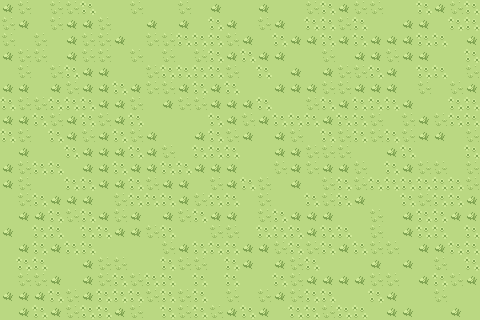

A level layout from a 2D game, rendered from its tile map. Below: a short description, then the map file with its tile-grid data intact:
An orthogonal 30x20 tile map with 16x16 px tiles, 1 tile layer (Tile Layer 1).

<map version="1.10" tiledversion="1.10.1" orientation="orthogonal" renderorder="right-down" width="30" height="20" tilewidth="16" tileheight="16" infinite="0" nextlayerid="2" nextobjectid="1">
 <tileset firstgid="1" source="GameBoy.tsx" />
 <layer id="1" name="Tile Layer 1" width="30" height="20">
  <data encoding="csv">
42,40,39,40,40,41,39,39,40,39,39,40,39,42,39,39,42,39,39,40,41,42,40,40,39,39,41,42,40,41,
40,42,39,40,42,42,40,39,39,42,39,42,39,41,42,39,40,42,39,41,41,40,41,39,39,42,42,39,41,41,
40,39,40,39,42,40,40,42,39,40,40,41,41,41,40,42,39,41,42,42,41,42,41,42,42,42,41,41,39,42,
42,40,40,39,42,40,40,39,40,39,40,39,40,41,42,41,42,42,39,39,40,39,42,42,40,42,42,39,39,41,
39,40,39,40,41,42,42,39,39,40,41,41,41,41,40,39,41,39,42,39,42,40,40,41,42,39,41,41,39,40,
42,42,39,42,40,42,42,41,42,40,40,42,41,42,41,39,39,42,42,42,40,40,42,42,42,39,40,39,40,42,
41,40,40,41,41,41,42,42,40,39,42,40,40,42,42,42,41,39,39,40,41,42,41,41,41,42,39,39,41,41,
42,42,41,40,42,41,40,42,41,39,39,39,39,41,42,40,42,41,41,41,42,41,41,40,39,40,42,40,41,41,
41,40,39,41,42,40,42,41,40,42,39,39,42,41,40,42,39,42,40,39,41,40,41,40,41,40,42,42,39,40,
39,42,39,39,41,42,42,42,41,42,40,39,41,41,41,39,39,42,42,40,40,40,39,39,42,41,39,39,39,41,
42,40,41,41,39,42,42,41,42,42,41,41,42,42,42,39,39,40,42,40,42,42,40,39,41,42,40,40,39,40,
42,40,39,39,41,41,42,42,41,40,42,42,39,40,42,41,40,39,42,39,40,41,40,41,41,41,41,41,41,40,
39,40,41,42,42,42,39,40,41,41,41,42,40,41,41,39,40,39,39,41,40,41,42,39,39,41,40,41,41,42,
39,42,42,41,40,41,42,40,42,39,42,40,41,42,42,39,40,41,42,42,42,39,39,40,39,42,41,41,42,42,
42,39,41,41,39,41,41,42,42,40,41,39,39,40,40,39,41,41,41,42,41,41,39,40,39,42,41,41,39,41,
39,42,41,42,41,41,39,39,39,39,40,42,41,41,41,42,42,40,41,40,41,42,41,40,40,39,42,42,41,41,
39,41,41,39,39,42,40,40,39,39,41,40,40,39,41,42,39,42,40,41,39,39,39,42,39,42,39,40,39,41,
39,40,40,42,39,42,40,41,40,41,41,39,41,39,41,39,39,41,40,42,42,42,42,40,40,39,42,41,40,42,
42,42,42,41,40,42,41,41,41,40,41,40,41,39,40,39,40,42,40,41,41,39,39,41,42,39,39,40,39,39,
39,42,41,42,40,41,41,42,40,39,41,40,41,40,42,41,42,39,41,41,40,41,41,39,42,42,39,39,42,39
</data>
 </layer>
</map>
